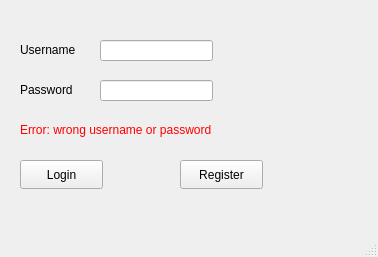
<?xml version="1.0" encoding="UTF-8"?>
<ui version="4.0">
 <class>Loginwindow</class>
 <widget class="QMainWindow" name="Loginwindow">
  <property name="geometry">
   <rect>
    <x>0</x>
    <y>0</y>
    <width>378</width>
    <height>257</height>
   </rect>
  </property>
  <property name="windowTitle">
   <string>Loginwindow</string>
  </property>
  <widget class="QWidget" name="centralwidget">
   <widget class="QLabel" name="usernamelabel">
    <property name="geometry">
     <rect>
      <x>20</x>
      <y>40</y>
      <width>91</width>
      <height>20</height>
     </rect>
    </property>
    <property name="text">
     <string>Username</string>
    </property>
   </widget>
   <widget class="QLabel" name="passwordlabel">
    <property name="geometry">
     <rect>
      <x>20</x>
      <y>80</y>
      <width>63</width>
      <height>20</height>
     </rect>
    </property>
    <property name="text">
     <string>Password</string>
    </property>
   </widget>
   <widget class="QLineEdit" name="lineEditUsername">
    <property name="geometry">
     <rect>
      <x>100</x>
      <y>40</y>
      <width>113</width>
      <height>21</height>
     </rect>
    </property>
   </widget>
   <widget class="QLineEdit" name="lineEditPassword">
    <property name="geometry">
     <rect>
      <x>100</x>
      <y>80</y>
      <width>113</width>
      <height>21</height>
     </rect>
    </property>
    <property name="echoMode">
     <enum>QLineEdit::Password</enum>
    </property>
   </widget>
   <widget class="QPushButton" name="pushButtonLogin">
    <property name="geometry">
     <rect>
      <x>20</x>
      <y>160</y>
      <width>83</width>
      <height>29</height>
     </rect>
    </property>
    <property name="text">
     <string>Login</string>
    </property>
   </widget>
   <widget class="QPushButton" name="pushButtonRegister">
    <property name="geometry">
     <rect>
      <x>180</x>
      <y>160</y>
      <width>83</width>
      <height>29</height>
     </rect>
    </property>
    <property name="text">
     <string>Register</string>
    </property>
   </widget>
   <widget class="QLabel" name="errormsg">
    <property name="geometry">
     <rect>
      <x>20</x>
      <y>120</y>
      <width>261</width>
      <height>20</height>
     </rect>
    </property>
    <property name="text">
     <string>&lt;html&gt;&lt;head/&gt;&lt;body&gt;&lt;p&gt;&lt;span style=&quot; color:#ff0000;&quot;&gt;Error: wrong username or password&lt;/span&gt;&lt;/p&gt;&lt;/body&gt;&lt;/html&gt;</string>
    </property>
   </widget>
  </widget>
  <widget class="QStatusBar" name="statusbar"/>
 </widget>
 <resources/>
 <connections/>
</ui>
